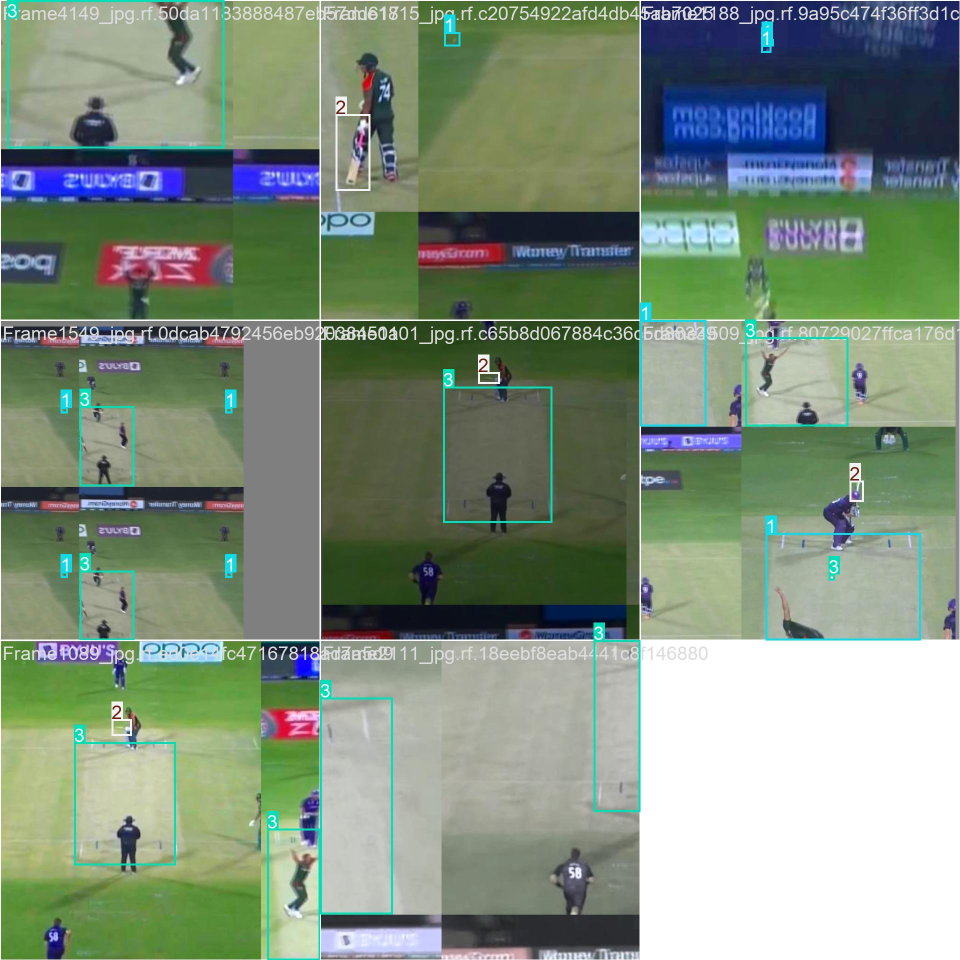
#> input picture Hawk-Eye/CricketAnalysisProject-master/backend/runs/cricket_ball_train4/train_batch0.jpg, 1920 x 1920 px (shown at 1/2 size)
$ python -i detect_ball_yolo.py   (imports and definitions only)
#> lines starting #> are read from the running program, lines starting #| are printed output that depends on the picture; after the words box and inside, x2 and y2 are one past the last pixel; in counts of white or black regions, pixels touching at a corner belong together
#> further down, picture is the input picture: shape (1920, 1920, 3); mean B, G, R 125.4, 144, 127.6
from ultralytics import YOLO
import cv2
import numpy as np
import os

def is_red_or_white(image_crop):
    """Check if the cropped object has red or white pixels."""
    hsv = cv2.cvtColor(image_crop, cv2.COLOR_BGR2HSV)
#> hsv: shape (1920, 1920, 3); mean H, S, V 52.3, 75.1, 151.7

    # Define color ranges for red and white
    red_lower1 = np.array([0, 70, 50])
    red_upper1 = np.array([10, 255, 255])
    red_lower2 = np.array([170, 70, 50])
    red_upper2 = np.array([180, 255, 255])
    white_lower = np.array([0, 0, 200])
    white_upper = np.array([180, 40, 255])

    # Create masks
    mask_red = cv2.inRange(hsv, red_lower1, red_upper1) | cv2.inRange(hsv, red_lower2, red_upper2)
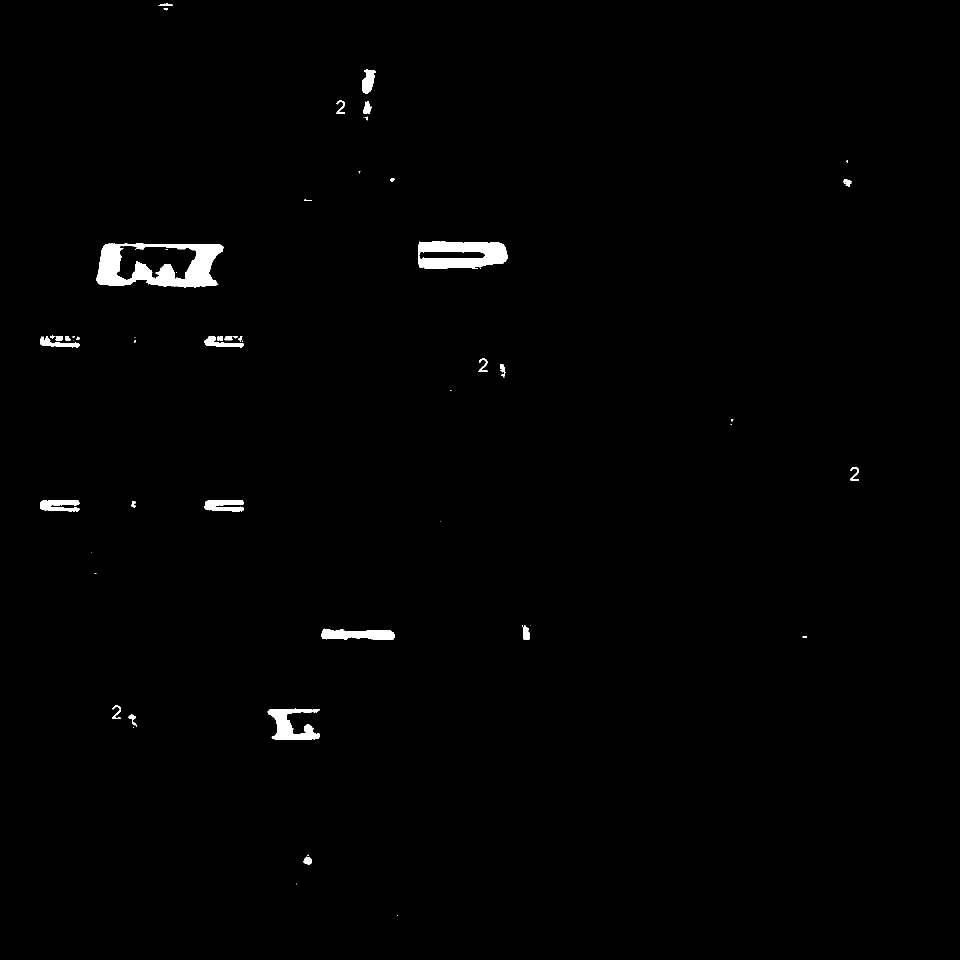
#> mask_red: shape (1920, 1920) (shown at 1/2 size); 0.89% white; 65 white regions (31 under 20 px), largest, box (x1, y1, x2, y2) and area: (193, 487, 447, 575) 11926, (836, 483, 1015, 538) 7035, (535, 1417, 639, 1480) 3301
    mask_white = cv2.inRange(hsv, white_lower, white_upper)
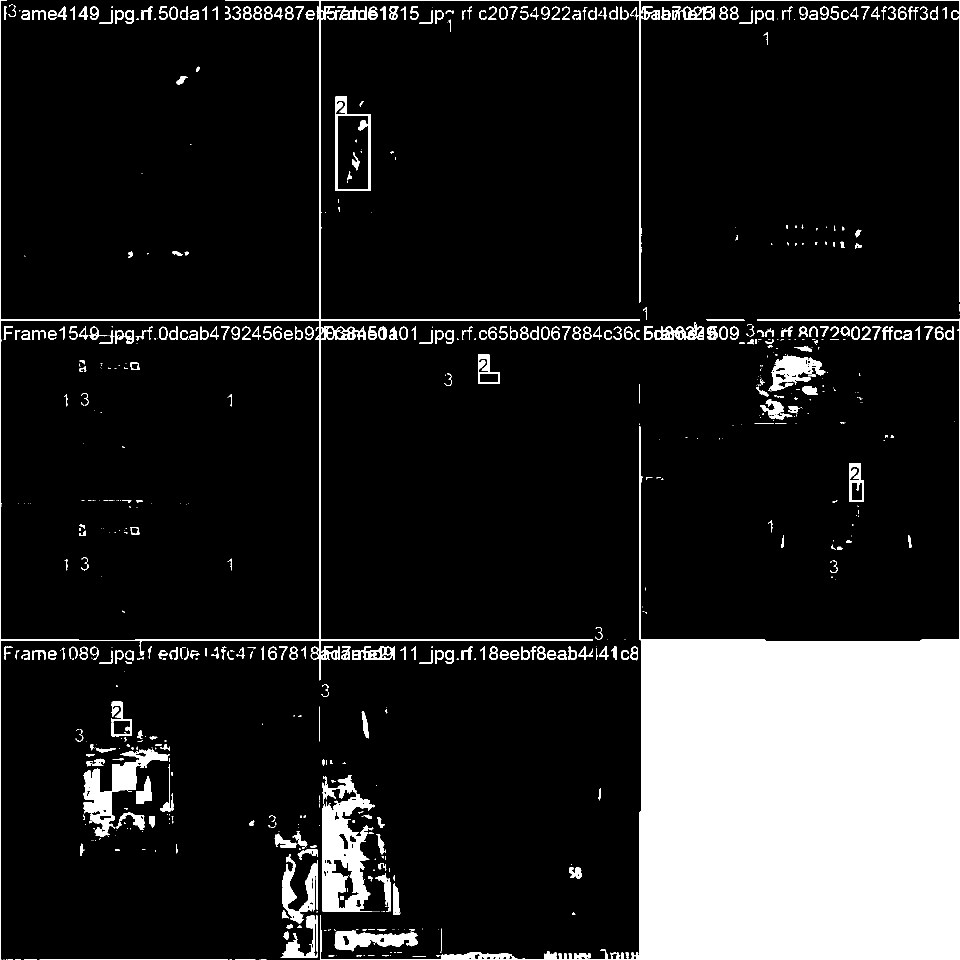
#> mask_white: shape (1920, 1920) (shown at 1/2 size); 14.6% white; 741 white regions (368 under 20 px), largest, box (x1, y1, x2, y2) and area: (640, 637, 1920, 1920) 415654, (0, 0, 1920, 1920) 22543, (645, 1551, 750, 1824) 15842

    red_pixels = cv2.countNonZero(mask_red)
#> red_pixels = 32651
    white_pixels = cv2.countNonZero(mask_white)
#> white_pixels = 537239

    total_pixels = image_crop.shape[0] * image_crop.shape[1]
#> total_pixels = 3686400
    if (red_pixels / total_pixels > 0.05) or (white_pixels / total_pixels > 0.05):
        return True
    return False

def is_circular(image_crop):
    """Check if the object is approximately circular."""
    gray = cv2.cvtColor(image_crop, cv2.COLOR_BGR2GRAY)
    gray = cv2.medianBlur(gray, 5)
    circles = cv2.HoughCircles(gray, cv2.HOUGH_GRADIENT, dp=1, minDist=10,
                               param1=50, param2=20, minRadius=3, maxRadius=30)
    return circles is not None

def detect_cricket_ball(video_path, conf=0.10, min_area=100, max_area=3000):
    model = YOLO('yolo11n.pt')
    results = model.predict(source=video_path, conf=conf, save=True)
    save_dir = results[0].save_dir
    print(f"Initial YOLO results saved in: {save_dir}")

    output_video_path = os.path.join(save_dir, "output_ball_detected.mp4")
    frame_width = int(results[0].orig_img.shape[1])
    frame_height = int(results[0].orig_img.shape[0])
    out = cv2.VideoWriter(output_video_path, cv2.VideoWriter_fourcc(*'mp4v'), 20, (frame_width, frame_height))

    for i, r in enumerate(results):
        img = r.orig_img.copy()
        ball_detected = False

        for box in r.boxes:
            if int(box.cls) == 32:  # sports ball
                x1, y1, x2, y2 = map(int, box.xyxy[0])
                area = (x2 - x1) * (y2 - y1)

                if min_area <= area <= max_area:
                    crop = img[y1:y2, x1:x2]
                    if is_red_or_white(crop) and is_circular(crop):
                        ball_detected = True
                        cv2.rectangle(img, (x1, y1), (x2, y2), (0, 255, 0), 2)

        out.write(img)
        if ball_detected:
            print(f"Ball detected in frame {i}")

    out.release()
    print(f"Final video saved at: {output_video_path}")

# [2 lines not run here, left out]

>>> import cv2
>>> picture = cv2.imread('runs/cricket_ball_train4/train_batch0.jpg')
>>> result = is_red_or_white(picture)
#> result = True

$ run again, on Hawk-Eye/CricketAnalysisProject-master/backend/runs/cricket_ball_train4/train_batch1.jpg
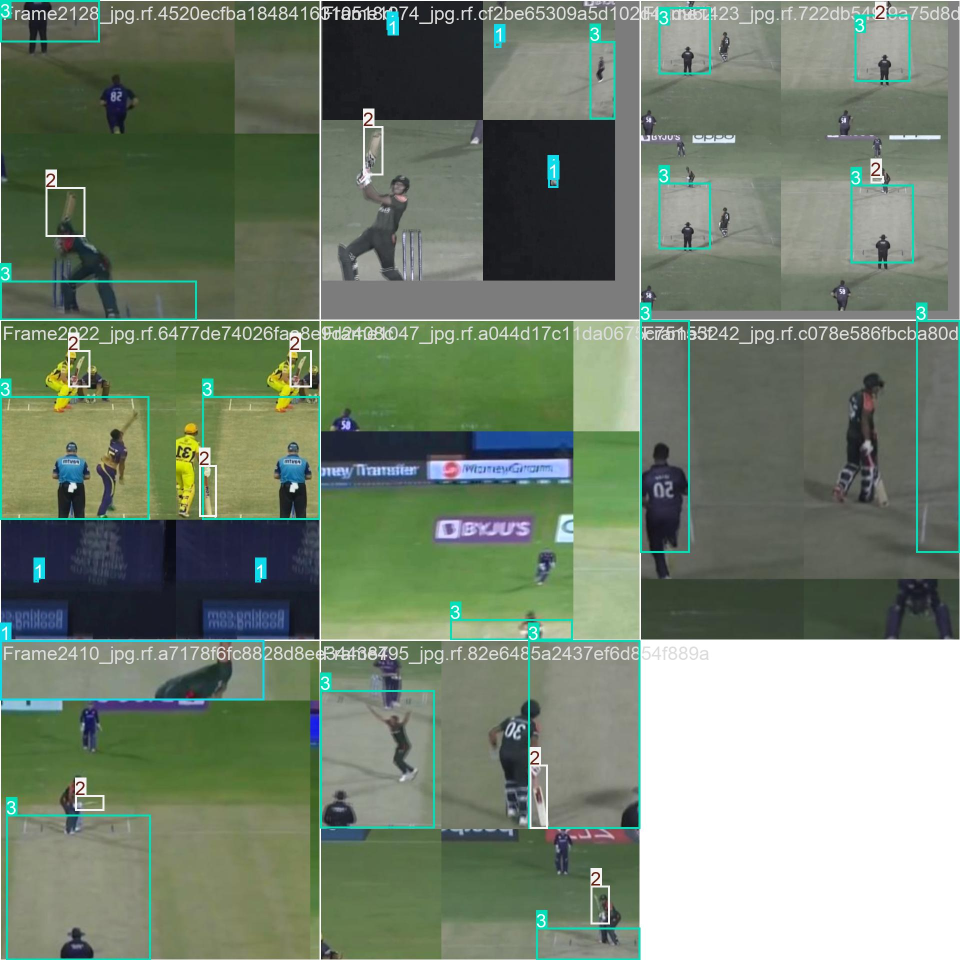
#> input picture Hawk-Eye/CricketAnalysisProject-master/backend/runs/cricket_ball_train4/train_batch1.jpg, 1920 x 1920 px (shown at 1/2 size)
#> picture is the input picture: shape (1920, 1920, 3); mean B, G, R 113.2, 131, 117.2
#> hsv: shape (1920, 1920, 3); mean H, S, V 49.5, 58.1, 133.6
#> in is_red_or_white, `mask_red = cv2.inRange(hsv, red_lower1, red_upper1) | cv2.inRange(hsv,..`:
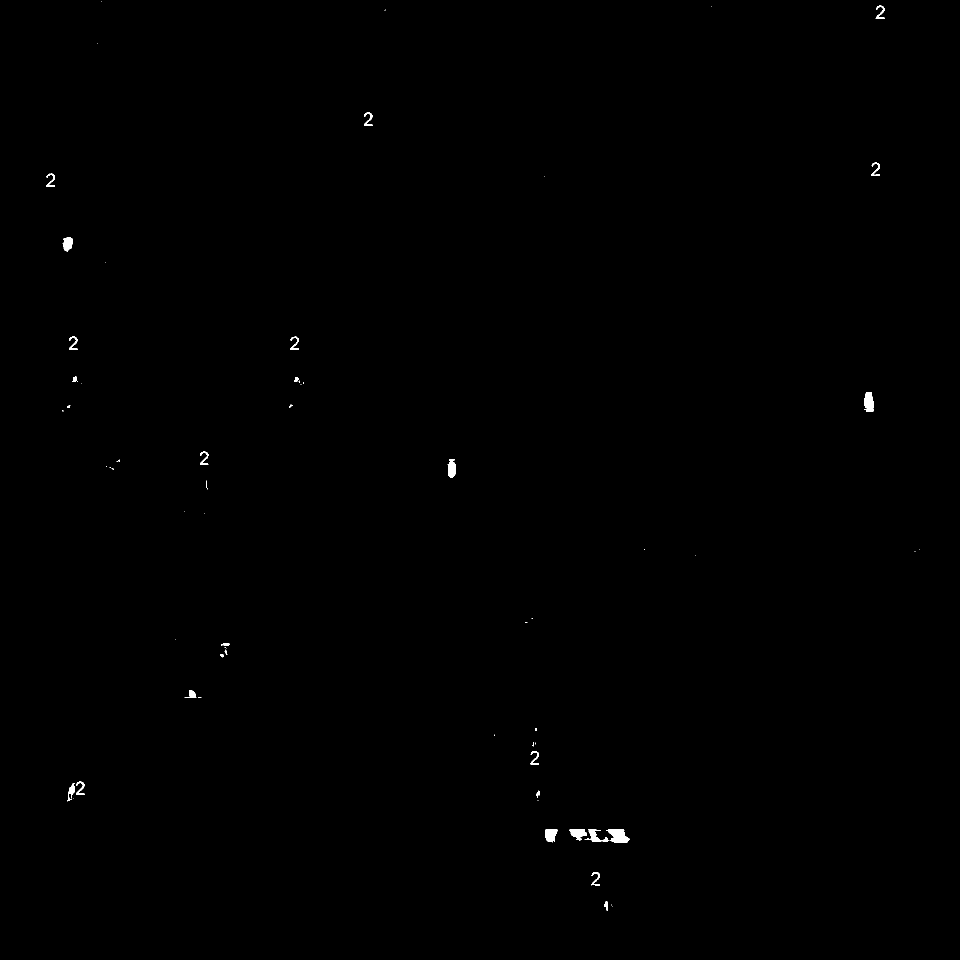
#> mask_red: shape (1920, 1920) (shown at 1/2 size); 0.18% white; 71 white regions (40 under 20 px), largest, box (x1, y1, x2, y2) and area: (1212, 1659, 1259, 1686) 832, (1728, 784, 1748, 824) 615, (1090, 1658, 1115, 1685) 488
#> in is_red_or_white, `mask_white = cv2.inRange(hsv, white_lower, white_upper)`:
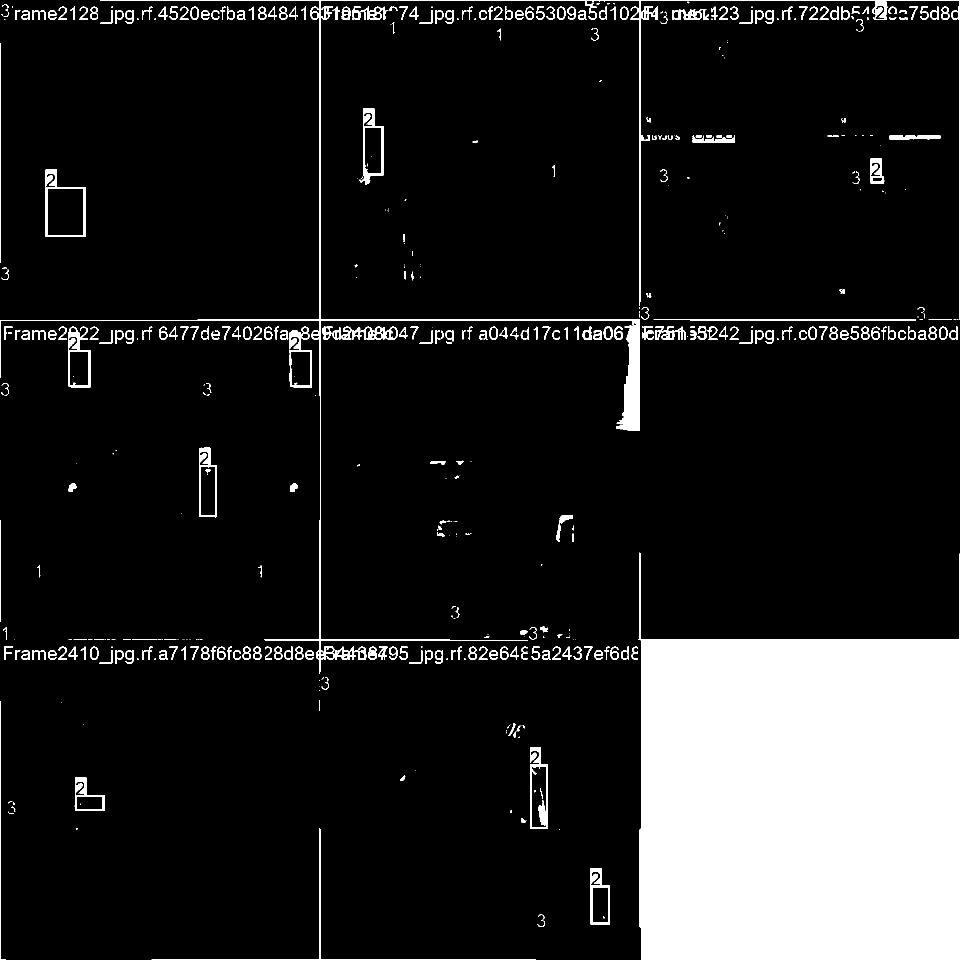
#> mask_white: shape (1920, 1920) (shown at 1/2 size); 13.4% white; 494 white regions (182 under 20 px), largest, box (x1, y1, x2, y2) and area: (1279, 1105, 1920, 1920) 410243, (0, 0, 1920, 1348) 21792, (1060, 1494, 1096, 1658) 2245
#> red_pixels = 6611
#> white_pixels = 495236
#> result = True

$ run again, on Hawk-Eye/CricketAnalysisProject-master/backend/runs/cricket_ball_train4/train_batch2.jpg
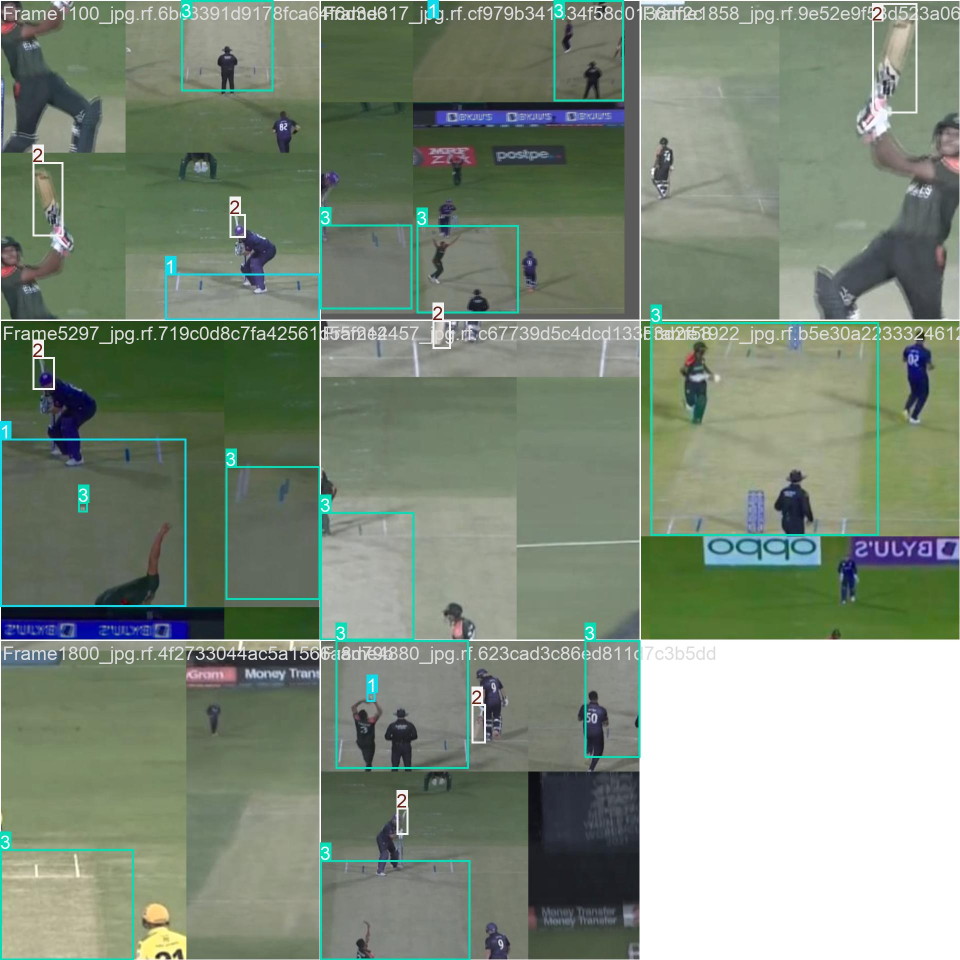
#> input picture Hawk-Eye/CricketAnalysisProject-master/backend/runs/cricket_ball_train4/train_batch2.jpg, 1920 x 1920 px (shown at 1/2 size)
#> picture is the input picture: shape (1920, 1920, 3); mean B, G, R 122.7, 139.5, 126.7
#> hsv: shape (1920, 1920, 3); mean H, S, V 47.9, 51.5, 141.8
#> in is_red_or_white, `mask_red = cv2.inRange(hsv, red_lower1, red_upper1) | cv2.inRange(hsv,..`:
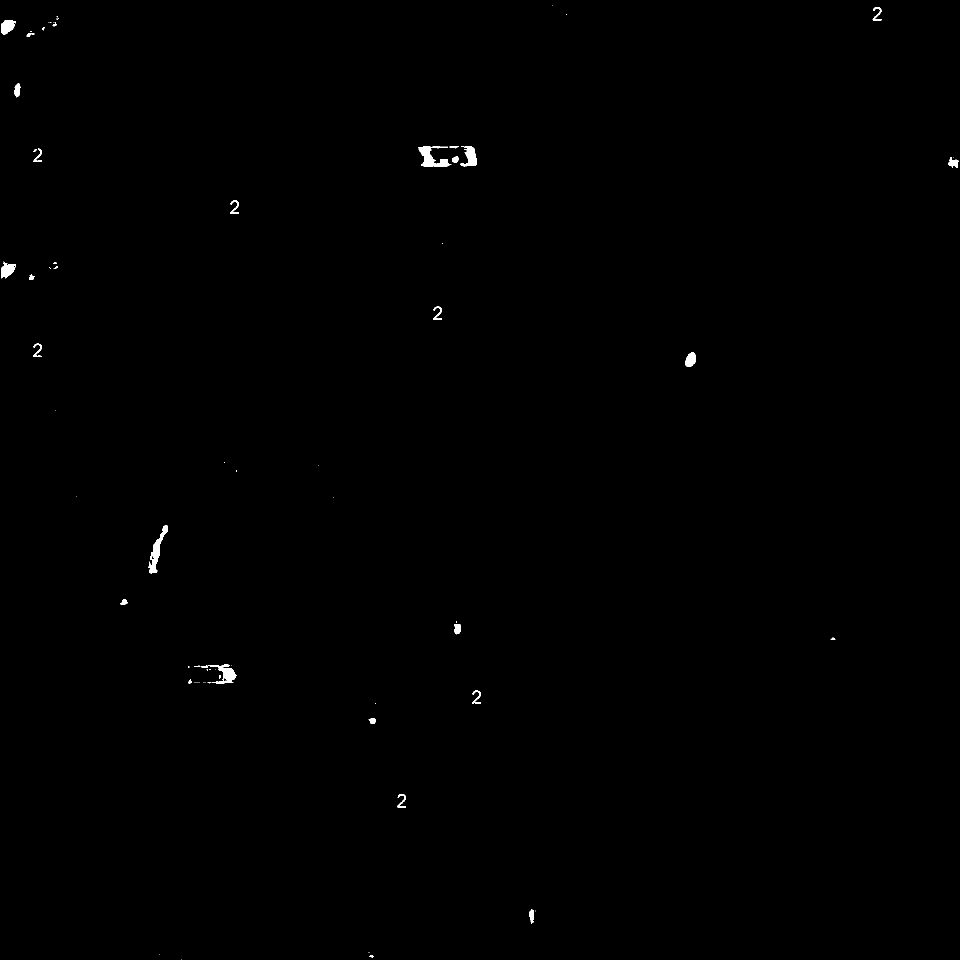
#> mask_red: shape (1920, 1920) (shown at 1/2 size); 0.24% white; 84 white regions (51 under 20 px), largest, box (x1, y1, x2, y2) and area: (837, 293, 903, 334) 1222, (297, 1050, 336, 1147) 1115, (416, 1328, 472, 1368) 887
#> in is_red_or_white, `mask_white = cv2.inRange(hsv, white_lower, white_upper)`:
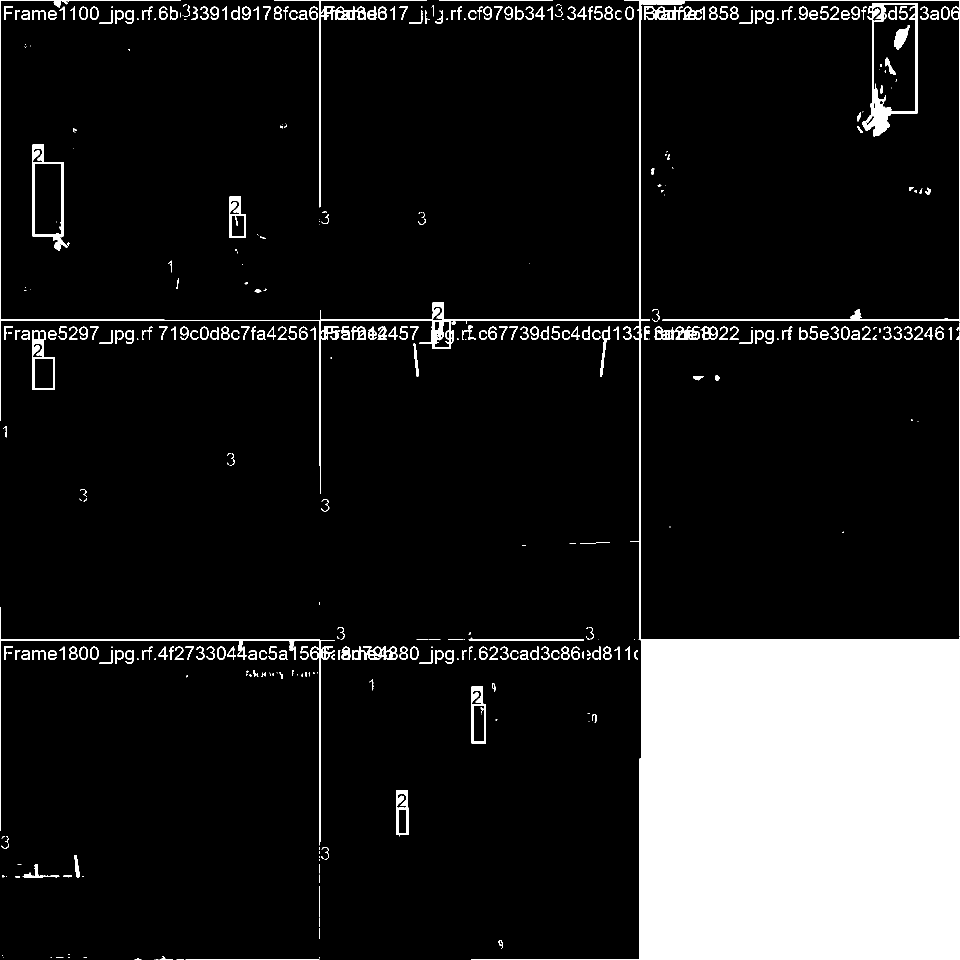
#> mask_white: shape (1920, 1920) (shown at 1/2 size); 13.4% white; 425 white regions (139 under 20 px), largest, box (x1, y1, x2, y2) and area: (0, 0, 1920, 1920) 428790, (1725, 6, 1836, 273) 5464, (0, 1214, 670, 1691) 4912
#> red_pixels = 8792
#> white_pixels = 493279
#> result = True
